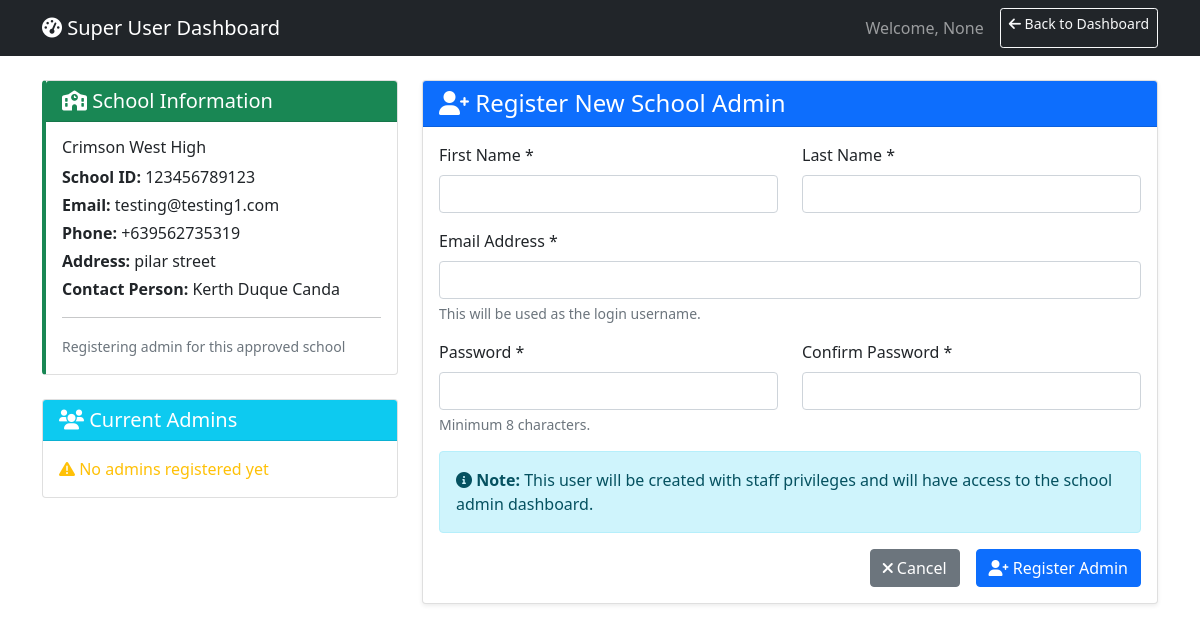
/school/5/register-admin/ (signed in), run on the app's committed database.
### lesson/models.py (models this page shows, shortened)
class User(AbstractUser):
    ROLE_CHOICES = [
        ('Student Teacher', 'Student Teacher'),
        ('Teacher', 'Teacher'),
        ('Department Head', 'Department Head'),
        ('Admin', 'Admin'),
    ]
    APPROVAL_STATUS_CHOICES = [
        ('pending', 'Pending'),
        ('approved', 'Approved'),
        ('disapproved', 'Disapproved'),
    ]
    username = None
    email = models.EmailField(unique=True)
    middle_name = models.CharField(max_length=100, blank=True, null=True)
    dob = models.DateField(null=True, blank=True)
    role = models.CharField(max_length=100, choices=ROLE_CHOICES)
    rank = models.CharField(max_length=100)
    department = models.CharField(max_length=100)
    approval_status = models.CharField(
        max_length=20,
        choices=APPROVAL_STATUS_CHOICES,
        default='pending'
    )
    rejection_reason = models.TextField(
        blank=True,
        null=True,
        verbose_name="Reason for Rejection",
        help_text="Explanation provided to student when account was disapproved"
    )
    school = models.ForeignKey(
        "SchoolRegistration",  # reference your school model
        on_delete=models.SET_NULL,
        blank=True,
        null=True,
        related_name="users"
    )
    supervising_teacher = models.ForeignKey(
        'self',
        on_delete=models.SET_NULL,
        blank=True,
        null=True,
        related_name='supervised_student_teachers',
        limit_choices_to={'role': 'Teacher'},  # Only teachers can be supervising teachers
        verbose_name="Supervising Teacher"
    )
    affiliations = models.TextField(blank=True, null=True)
    profile_picture = models.ImageField(
        upload_to='profile_pictures/',
        null=True,
        blank=True,
        help_text="Profile picture for the user"
    )
    USERNAME_FIELD = 'email'
    REQUIRED_FIELDS = ['first_name', 'last_name', 'role', 'rank', 'department']
    objects = CustomUserManager()

class SchoolRegistration(models.Model):
    STATUS_CHOICES = [
        ('pending', 'Pending Review'),
        ('approved', 'Approved'),
        ('rejected', 'Rejected'),
        ('needs_info', 'Needs Additional Information'),
    ]
    REGION_CHOICES = [
        ('NCR - National Capital Region', 'NCR - National Capital Region'),
        ('Region I - Ilocos Region', 'Region I - Ilocos Region'),
        ('Region II - Cagayan Valley', 'Region II - Cagayan Valley'),
        ('Region III - Central Luzon', 'Region III - Central Luzon'),
        ('Region IV-A - CALABARZON', 'Region IV-A - CALABARZON'),
        ('Region IV-B - MIMAROPA', 'Region IV-B - MIMAROPA'),
        ('Region V - Bicol Region', 'Region V - Bicol Region'),
        ('Region VI - Western Visayas', 'Region VI - Western Visayas'),
        ('Region VII - Central Visayas', 'Region VII - Central Visayas'),
        ('Region VIII - Eastern Visayas', 'Region VIII - Eastern Visayas'),
        ('Region IX - Zamboanga Peninsula', 'Region IX - Zamboanga Peninsula'),
        ('Region X - Northern Mindanao', 'Region X - Northern Mindanao'),
        ('Region XI - Davao Region', 'Region XI - Davao Region'),
        ('Region XII - SOCCSKSARGEN', 'Region XII - SOCCSKSARGEN'),
        ('Region XIII - Caraga', 'Region XIII - Caraga'),
        ('BARMM - Bangsamoro Autonomous Region in Muslim Mindanao', 'BARMM - Bangsamoro Autonomous Region in Muslim Mindanao'),
        ('CAR - Cordillera Administrative Region', 'CAR - Cordillera Administrative Region'),
    ]
    school_name = models.CharField(
        max_length=255,
        verbose_name="Official School Name",
        help_text="Complete official name of the institution"
    )
    school_id = models.CharField(
        max_length=50,
        unique=True,
        verbose_name="School ID / DepEd Code",
        help_text="12-digit DepEd registration code or school identifier"
    )
    year_established = models.PositiveIntegerField(
        verbose_name="Year Established",
        help_text="Year the institution was established",
        null=True,
        blank=True
    )
    school_logo = models.ImageField(
        upload_to='school_logos/',
        blank=True,
        null=True,
        verbose_name="School Logo",
        help_text="Recommended: Square logo, JPG/PNG, max 2MB"
    )
    logo_filename = models.CharField(
        max_length=255,
        blank=True,
        null=True,
        verbose_name="Original Logo Filename"
    )
    password_hash = models.CharField(
        max_length=128,
        blank=True,
        null=True,
        verbose_name="Password Hash",
        help_text="Hashed password for the school administrator account"
    )
    address = models.TextField(
        verbose_name="Complete Address",
        help_text="Street, Barangay, City/Municipality"
    )
    province = models.CharField(
        max_length=100,
        verbose_name="Province"
    )
    region = models.CharField(
        max_length=100,
        choices=REGION_CHOICES,
        verbose_name="Region"
    )
    phone_number = models.CharField(
        max_length=20,
        verbose_name="Phone Number",
        help_text="Main contact phone number"
    )
    email = models.EmailField(
        verbose_name="Email Address",
        help_text="Official school email address"
    )
    website = models.URLField(
        blank=True,
        null=True,
        verbose_name="Website",
        help_text="School's official website"
    )
    facebook_page = models.URLField(
        blank=True,
        null=True,
        verbose_name="Facebook Page",
        help_text="School's official Facebook page"
    )
    contact_person = models.CharField(
        max_length=255,
        verbose_name="Contact Person Name",
        help_text="Primary contact person for system administration"
    )
    position = models.CharField(
        max_length=100,
        verbose_name="Position/Title",
        help_text="Job title of the contact person"
    )
    contact_email = models.EmailField(
        verbose_name="Contact Email",
        help_text="Email address of the contact person"
    )
    contact_phone = models.CharField(
        max_length=20,
        verbose_name="Contact Phone",
        help_text="Phone number of the contact person"
    )
    accuracy = models.BooleanField(
        default=False,
        verbose_name="Information Accuracy Certification",
        help_text="Certifies that all information provided is accurate and complete"
    )
    terms = models.BooleanField(
        default=False,
        verbose_name="Terms and Privacy Agreement",
        help_text="Agreement to Terms of Service and Privacy Policy"
    )
    communications = models.BooleanField(
        default=False,
        verbose_name="Communications Consent",
        help_text="Consent to receive updates about platform features via email"
    )
    status = models.CharField(
        max_length=20,
        choices=STATUS_CHOICES,
        default='pending',
        verbose_name="Registration Status"
    )
    admin_notes = models.TextField(
        blank=True,
        null=True,
        verbose_name="Admin Notes",
        help_text="Internal notes for administrators"
    )
    created_at = models.DateTimeField(
        auto_now_add=True,
        verbose_name="Registration Date"
    )
    updated_at = models.DateTimeField(
        auto_now=True,
        verbose_name="Last Updated"
    )
    processed_at = models.DateTimeField(
        blank=True,
        null=True,
        verbose_name="Processing Date",
        help_text="Date when the registration was processed"
    )
    processed_by = models.ForeignKey(
        User,
        on_delete=models.SET_NULL,
        blank=True,
        null=True,
        verbose_name="Processed By",
        help_text="Administrator who processed this registration"
    )
    class Meta:
        verbose_name = "School Registration"
        verbose_name_plural = "School Registrations"
        ordering = ['-created_at']
        indexes = [
            models.Index(fields=['status']),
            models.Index(fields=['created_at']),
            models.Index(fields=['school_id']),
            models.Index(fields=['region']),
            models.Index(fields=['contact_email']),
        ]

### lesson/views.py (the view, shortened to what this page needs)
# urls.py: path('school/<int:school_id>/register-admin/', views.register_school_admin, name='register_school_admin'),
@login_required
@user_passes_test(is_superuser)
def register_school_admin(request, school_id):
    school = get_object_or_404(SchoolRegistration, id=school_id, status='approved')
    return render(request, 'register_school_admin.html', {
        'school': school
    })

### lesson/context_processors.py (called while the page is built)
def user_school_info(request):
    if request.user.is_authenticated:
        try:
            return {
                'user_school': request.user.school,
            }
        except Exception as e:
            print(f"Context processor error: {e}")
            return {}
    return {}

### lesson/views.py (called while the page is built)
def is_superuser(user):
    return user.is_authenticated and user.is_superuser

### lesson/templates/register_school_admin.html (shortened to what this page needs)
<!DOCTYPE html>
<html>
<head>
    <link href="https://cdn.jsdelivr.net/npm/bootstrap@5.1.3/dist/css/bootstrap.min.css" rel="stylesheet">
    <link rel="stylesheet" href="https://cdnjs.cloudflare.com/ajax/libs/font-awesome/6.0.0/css/all.min.css">
</head>
<body>
    <nav class="navbar navbar-expand-lg navbar-dark bg-dark">
        <div class="container">
            <a class="navbar-brand" href="{% url 'super_user_dashboard' %}">
                <i class="fas fa-tachometer-alt"></i> Super User Dashboard
            </a>
            <div class="navbar-nav ms-auto">
                <span class="navbar-text me-3">Welcome, {{ request.user.username }}</span>
                <a class="btn btn-outline-light btn-sm" href="{% url 'super_user_dashboard' %}">
                    <i class="fas fa-arrow-left"></i> Back to Dashboard
                </a>
            </div>
        </div>
    </nav>
    <div class="container mt-4">
        <div class="row">
            <div class="col-md-4">
                <div class="card school-info-card mb-4">
                    <div class="card-header bg-success text-white">
                        <h5 class="mb-0"><i class="fas fa-school"></i> School Information</h5>
                    </div>
                    <div class="card-body">
                        <h6>{{ school.school_name }}</h6>
                        <p class="mb-1"><strong>School ID:</strong> {{ school.school_id }}</p>
                        <p class="mb-1"><strong>Email:</strong> {{ school.email }}</p>
                        <p class="mb-1"><strong>Phone:</strong> {{ school.phone_number }}</p>
                        <p class="mb-1"><strong>Address:</strong> {{ school.address }}</p>
                        <p class="mb-1"><strong>Contact Person:</strong> {{ school.contact_person }}</p>
                        <hr>
                        <p class="mb-0 text-muted">
                            <small>Registering admin for this approved school</small>
                        </p>
                    </div>
                </div>
                <div class="card">
                    <div class="card-header bg-info text-white">
                        <h5 class="mb-0"><i class="fas fa-users"></i> Current Admins</h5>
                    </div>
                    <div class="card-body">
                        {% with admins_count=school.admins.count %}
                            {% if admins_count > 0 %}
                                <p class="mb-2">{{ admins_count }} admin(s) registered</p>
                                <a href="{% url 'school_admin_list' school.id %}" class="btn btn-outline-info btn-sm">
                                    <i class="fas fa-list"></i> View All Admins
                                </a>
                            {% else %}
                                <p class="mb-0 text-warning">
                                    <i class="fas fa-exclamation-triangle"></i> No admins registered yet
                                </p>
                            {% endif %}
                        {% endwith %}
                    </div>
                </div>
            </div>
            <div class="col-md-8">
                <div class="card form-card">
                    <div class="card-header bg-primary text-white">
                        <h4 class="mb-0"><i class="fas fa-user-plus"></i> Register New School Admin</h4>
                    </div>
                    <div class="card-body">
                        <form method="POST">
                            <div class="row">
                                <div class="col-md-6">
                                    <div class="mb-3">
                                        <label for="first_name" class="form-label">First Name *</label>
                                        <input type="text" name="first_name" class="form-control" id="first_name"
                                               required value="{{ first_name|default:'' }}">
                                    </div>
                                </div>
                                <div class="col-md-6">
                                    <div class="mb-3">
                                        <label for="last_name" class="form-label">Last Name *</label>
                                        <input type="text" name="last_name" class="form-control" id="last_name"
                                               required value="{{ last_name|default:'' }}">
                                    </div>
                                </div>
                            </div>
                            <div class="mb-3">
                                <label for="email" class="form-label">Email Address *</label>
                                <input type="email" name="email" class="form-control" id="email"
                                       required value="{{ email|default:'' }}">
                                <div class="form-text">This will be used as the login username.</div>
                            </div>
                            <div class="row">
                                <div class="col-md-6">
                                    <div class="mb-3">
                                        <label for="password" class="form-label">Password *</label>
                                        <input type="password" name="password" class="form-control" id="password" required>
                                        <div class="form-text">Minimum 8 characters.</div>
                                    </div>
                                </div>
                                <div class="col-md-6">
                                    <div class="mb-3">
                                        <label for="confirm_password" class="form-label">Confirm Password *</label>
                                        <input type="password" name="confirm_password" class="form-control" id="confirm_password" required>
                                    </div>
                                </div>
                            </div>
                            <div class="alert alert-info">
                                <i class="fas fa-info-circle"></i>
                                <strong>Note:</strong> This user will be created with staff privileges and will have access to the school admin dashboard.
                            </div>
                            <div class="d-grid gap-2 d-md-flex justify-content-md-end">
                                <a href="{% url 'super_user_dashboard' %}" class="btn btn-secondary me-md-2">
                                    <i class="fas fa-times"></i> Cancel
                                </a>
                                <button type="submit" class="btn btn-primary">
                                    <i class="fas fa-user-plus"></i> Register Admin
                                </button>
                            </div>
                        </form>
                    </div>
                </div>
            </div>
        </div>
    </div>
</body>
</html>

### lesson/templates/register_school_admin.html (style rules this page uses)
.school-info-card { border-left: 4px solid #198754; }
.form-card { box-shadow: 0 0.125rem 0.25rem rgba(0, 0, 0, 0.075); }

### data on the page
User: user.username "None"
SchoolRegistration: school_name "Crimson West High", school_id "123456789123", email "testing@testing1.com", phone_number "+639562735319", address "pilar street", contact_person "Kerth Duque Canda"
